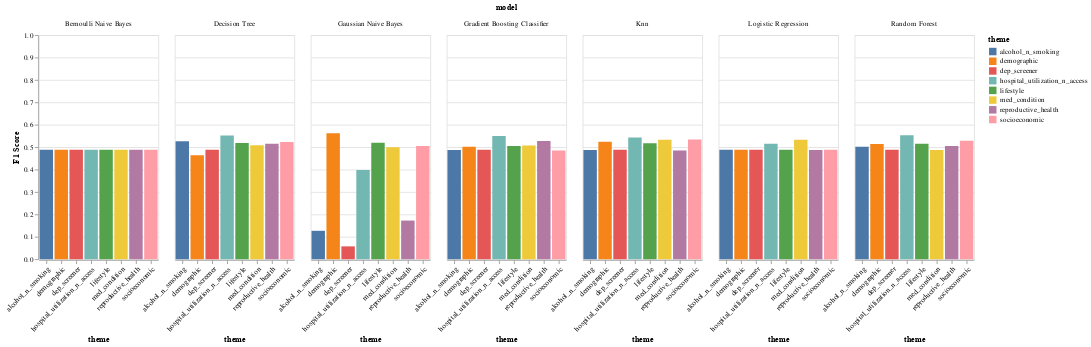

Notebook code cell kept with this figure:
### Code cell
by_theme_f1

### Figure 1 — Vega-Lite specification as saved in the notebook (floating-point values rounded to 4 significant figures)
{"config": {"view": {"continuousWidth": 400, "continuousHeight": 300}}, "data": {"name": "data-d48b92c19f8910be4b32c6c393dfd56a"}, "facet": {"field": "model", "type": "nominal"}, "spec": {"mark": "bar", "encoding": {"color": {"field": "theme", "type": "nominal"}, "x": {"axis": {"labelAngle": -45}, "field": "theme", "title": "theme", "type": "nominal"}, "y": {"field": "f1-score", "scale": {"domain": [0, 1]}, "title": "F1 Score", "type": "quantitative"}}}, "$schema": "https://vega.github.io/schema/vega-lite/v4.17.0.json", "datasets": {"data-d48b92c19f8910be4b32c6c393dfd56a": [{"model": "Gaussian Naive Bayes", "grouping": "Macro Avg", "precision": 0.5752, "recall": 0.5534, "f1-score": 0.5618, "support": 670.0, "accuracy": 0.9358, "theme": "demographic"}, {"model": "Random Forest", "grouping": "Macro Avg", "precision": 0.5866, "recall": 0.5414, "f1-score": 0.5535, "support": 670.0, "accuracy": 0.9433, "theme": "hospital_utilization_n_access"}, {"model": "Decision Tree", "grouping": "Macro Avg", "precision": 0.5794, "recall": 0.5406, "f1-score": 0.5516, "support": 670.0, "accuracy": 0.9418, "theme": "hospital_utilization_n_access"}, {"model": "Gradient Boosting Classifier", "grouping": "Macro Avg", "precision": 0.5731, "recall": 0.5398, "f1-score": 0.5498, "support": 670.0, "accuracy": 0.9403, "theme": "hospital_utilization_n_access"}, {"model": "Knn", "grouping": "Macro Avg", "precision": 0.6456, "recall": 0.5302, "f1-score": 0.5433, "support": 670.0, "accuracy": 0.9522, "theme": "hospital_utilization_n_access"}, {"model": "Knn", "grouping": "Macro Avg", "precision": 0.5697, "recall": 0.5263, "f1-score": 0.5345, "support": 670.0, "accuracy": 0.9448, "theme": "socioeconomic"}, {"model": "Logistic Regression", "grouping": "Macro Avg", "precision": 0.5621, "recall": 0.5255, "f1-score": 0.533, "support": 670.0, "accuracy": 0.9433, "theme": "med_condition"}, {"model": "Knn", "grouping": "Macro Avg", "precision": 0.5621, "recall": 0.5255, "f1-score": 0.533, "support": 670.0, "accuracy": 0.9433, "theme": "med_condition"}, {"model": "Random Forest", "grouping": "Macro Avg", "precision": 0.5453, "recall": 0.5232, "f1-score": 0.5286, "support": 670.0, "accuracy": 0.9388, "theme": "socioeconomic"}, {"model": "Gradient Boosting Classifier", "grouping": "Macro Avg", "precision": 0.5411, "recall": 0.5224, "f1-score": 0.5272, "support": 670.0, "accuracy": 0.9373, "theme": "reproductive_health"}, {"model": "Decision Tree", "grouping": "Macro Avg", "precision": 0.5374, "recall": 0.5216, "f1-score": 0.5259, "support": 670.0, "accuracy": 0.9358, "theme": "alcohol_n_smoking"}, {"model": "Knn", "grouping": "Macro Avg", "precision": 0.5341, "recall": 0.5208, "f1-score": 0.5246, "support": 670.0, "accuracy": 0.9343, "theme": "demographic"}, {"model": "Decision Tree", "grouping": "Macro Avg", "precision": 0.5311, "recall": 0.5201, "f1-score": 0.5234, "support": 670.0, "accuracy": 0.9328, "theme": "socioeconomic"}, {"model": "Gaussian Naive Bayes", "grouping": "Macro Avg", "precision": 0.5184, "recall": 0.5372, "f1-score": 0.5195, "support": 670.0, "accuracy": 0.8746, "theme": "lifestyle"}, {"model": "Decision Tree", "grouping": "Macro Avg", "precision": 0.5193, "recall": 0.5453, "f1-score": 0.5185, "support": 670.0, "accuracy": 0.8597, "theme": "lifestyle"}, {"model": "Knn", "grouping": "Macro Avg", "precision": 0.6032, "recall": 0.5143, "f1-score": 0.5172, "support": 670.0, "accuracy": 0.9522, "theme": "lifestyle"}, {"model": "Random Forest", "grouping": "Macro Avg", "precision": 0.5615, "recall": 0.5128, "f1-score": 0.5147, "support": 670.0, "accuracy": 0.9493, "theme": "lifestyle"}, {"model": "Logistic Regression", "grouping": "Macro Avg", "precision": 0.5615, "recall": 0.5128, "f1-score": 0.5147, "support": 670.0, "accuracy": 0.9493, "theme": "hospital_utilization_n_access"}, {"model": "Decision Tree", "grouping": "Macro Avg", "precision": 0.5172, "recall": 0.5422, "f1-score": 0.5147, "support": 670.0, "accuracy": 0.8537, "theme": "reproductive_health"}, {"model": "Random Forest", "grouping": "Macro Avg", "precision": 0.5153, "recall": 0.5138, "f1-score": 0.5144, "support": 670.0, "accuracy": 0.9209, "theme": "demographic"}, {"model": "Decision Tree", "grouping": "Macro Avg", "precision": 0.516, "recall": 0.5464, "f1-score": 0.5085, "support": 670.0, "accuracy": 0.8313, "theme": "med_condition"}, {"model": "Gradient Boosting Classifier", "grouping": "Macro Avg", "precision": 0.5164, "recall": 0.5073, "f1-score": 0.5075, "support": 670.0, "accuracy": 0.9388, "theme": "med_condition"}, {"model": "Gaussian Naive Bayes", "grouping": "Macro Avg", "precision": 0.5122, "recall": 0.5336, "f1-score": 0.5049, "support": 670.0, "accuracy": 0.8373, "theme": "socioeconomic"}, {"model": "Gradient Boosting Classifier", "grouping": "Macro Avg", "precision": 0.5091, "recall": 0.5049, "f1-score": 0.5047, "support": 670.0, "accuracy": 0.9343, "theme": "lifestyle"}, {"model": "Random Forest", "grouping": "Macro Avg", "precision": 0.5091, "recall": 0.5049, "f1-score": 0.5047, "support": 670.0, "accuracy": 0.9343, "theme": "reproductive_health"}, {"model": "Gradient Boosting Classifier", "grouping": "Macro Avg", "precision": 0.504, "recall": 0.5026, "f1-score": 0.5022, "support": 670.0, "accuracy": 0.9299, "theme": "demographic"}, {"model": "Random Forest", "grouping": "Macro Avg", "precision": 0.5027, "recall": 0.5018, "f1-score": 0.5014, "support": 670.0, "accuracy": 0.9284, "theme": "alcohol_n_smoking"}, {"model": "Gaussian Naive Bayes", "grouping": "Macro Avg", "precision": 0.5227, "recall": 0.5922, "f1-score": 0.4994, "support": 670.0, "accuracy": 0.7672, "theme": "med_condition"}, {"model": "Bernoulli Naive Bayes", "grouping": "Macro Avg", "precision": 0.4776, "recall": 0.5, "f1-score": 0.4885, "support": 670.0, "accuracy": 0.9552, "theme": "demographic"}, {"model": "Bernoulli Naive Bayes", "grouping": "Macro Avg", "precision": 0.4776, "recall": 0.5, "f1-score": 0.4885, "support": 670.0, "accuracy": 0.9552, "theme": "lifestyle"}, {"model": "Bernoulli Naive Bayes", "grouping": "Macro Avg", "precision": 0.4776, "recall": 0.5, "f1-score": 0.4885, "support": 670.0, "accuracy": 0.9552, "theme": "dep_screener"}, {"model": "Logistic Regression", "grouping": "Macro Avg", "precision": 0.4776, "recall": 0.5, "f1-score": 0.4885, "support": 670.0, "accuracy": 0.9552, "theme": "dep_screener"}, {"model": "Logistic Regression", "grouping": "Macro Avg", "precision": 0.4776, "recall": 0.5, "f1-score": 0.4885, "support": 670.0, "accuracy": 0.9552, "theme": "alcohol_n_smoking"}, {"model": "Bernoulli Naive Bayes", "grouping": "Macro Avg", "precision": 0.4776, "recall": 0.5, "f1-score": 0.4885, "support": 670.0, "accuracy": 0.9552, "theme": "socioeconomic"}, {"model": "Knn", "grouping": "Macro Avg", "precision": 0.4776, "recall": 0.5, "f1-score": 0.4885, "support": 670.0, "accuracy": 0.9552, "theme": "dep_screener"}, {"model": "Logistic Regression", "grouping": "Macro Avg", "precision": 0.4776, "recall": 0.5, "f1-score": 0.4885, "support": 670.0, "accuracy": 0.9552, "theme": "socioeconomic"}, {"model": "Bernoulli Naive Bayes", "grouping": "Macro Avg", "precision": 0.4776, "recall": 0.5, "f1-score": 0.4885, "support": 670.0, "accuracy": 0.9552, "theme": "hospital_utilization_n_access"}, {"model": "Bernoulli Naive Bayes", "grouping": "Macro Avg", "precision": 0.4776, "recall": 0.5, "f1-score": 0.4885, "support": 670.0, "accuracy": 0.9552, "theme": "med_condition"}, {"model": "Bernoulli Naive Bayes", "grouping": "Macro Avg", "precision": 0.4776, "recall": 0.5, "f1-score": 0.4885, "support": 670.0, "accuracy": 0.9552, "theme": "reproductive_health"}, {"model": "Logistic Regression", "grouping": "Macro Avg", "precision": 0.4776, "recall": 0.5, "f1-score": 0.4885, "support": 670.0, "accuracy": 0.9552, "theme": "demographic"}, {"model": "Gradient Boosting Classifier", "grouping": "Macro Avg", "precision": 0.4776, "recall": 0.4992, "f1-score": 0.4882, "support": 670.0, "accuracy": 0.9537, "theme": "dep_screener"}, {"model": "Decision Tree", "grouping": "Macro Avg", "precision": 0.4776, "recall": 0.4992, "f1-score": 0.4882, "support": 670.0, "accuracy": 0.9537, "theme": "dep_screener"}, {"model": "Logistic Regression", "grouping": "Macro Avg", "precision": 0.4776, "recall": 0.4992, "f1-score": 0.4882, "support": 670.0, "accuracy": 0.9537, "theme": "lifestyle"}, {"model": "Bernoulli Naive Bayes", "grouping": "Macro Avg", "precision": 0.4776, "recall": 0.4992, "f1-score": 0.4882, "support": 670.0, "accuracy": 0.9537, "theme": "alcohol_n_smoking"}, {"model": "Random Forest", "grouping": "Macro Avg", "precision": 0.4776, "recall": 0.4992, "f1-score": 0.4882, "support": 670.0, "accuracy": 0.9537, "theme": "dep_screener"}, {"model": "Logistic Regression", "grouping": "Macro Avg", "precision": 0.4775, "recall": 0.4984, "f1-score": 0.4878, "support": 670.0, "accuracy": 0.9522, "theme": "reproductive_health"}, {"model": "Knn", "grouping": "Macro Avg", "precision": 0.4775, "recall": 0.4977, "f1-score": 0.4874, "support": 670.0, "accuracy": 0.9507, "theme": "alcohol_n_smoking"}, {"model": "Gradient Boosting Classifier", "grouping": "Macro Avg", "precision": 0.4775, "recall": 0.4977, "f1-score": 0.4874, "support": 670.0, "accuracy": 0.9507, "theme": "alcohol_n_smoking"}, {"model": "Random Forest", "grouping": "Macro Avg", "precision": 0.4775, "recall": 0.4977, "f1-score": 0.4874, "support": 670.0, "accuracy": 0.9507, "theme": "med_condition"}, {"model": "Gradient Boosting Classifier", "grouping": "Macro Avg", "precision": 0.4773, "recall": 0.4938, "f1-score": 0.4854, "support": 670.0, "accuracy": 0.9433, "theme": "socioeconomic"}, {"model": "Knn", "grouping": "Macro Avg", "precision": 0.4773, "recall": 0.4938, "f1-score": 0.4854, "support": 670.0, "accuracy": 0.9433, "theme": "reproductive_health"}, {"model": "Decision Tree", "grouping": "Macro Avg", "precision": 0.4814, "recall": 0.4534, "f1-score": 0.4641, "support": 670.0, "accuracy": 0.8358, "theme": "demographic"}, {"model": "Gaussian Naive Bayes", "grouping": "Macro Avg", "precision": 0.5118, "recall": 0.5687, "f1-score": 0.3977, "support": 670.0, "accuracy": 0.5403, "theme": "hospital_utilization_n_access"}, {"model": "Gaussian Naive Bayes", "grouping": "Macro Avg", "precision": 0.5259, "recall": 0.5703, "f1-score": 0.1725, "support": 670.0, "accuracy": 0.1791, "theme": "reproductive_health"}, {"model": "Gaussian Naive Bayes", "grouping": "Macro Avg", "precision": 0.5151, "recall": 0.5279, "f1-score": 0.1268, "support": 670.0, "accuracy": 0.1284, "theme": "alcohol_n_smoking"}, {"model": "Gaussian Naive Bayes", "grouping": "Macro Avg", "precision": 0.5227, "recall": 0.507, "f1-score": 0.05728, "support": 670.0, "accuracy": 0.05821, "theme": "dep_screener"}]}}
